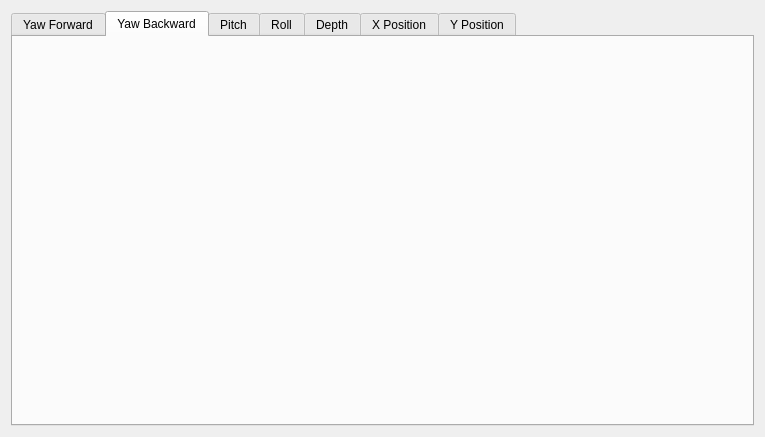
<?xml version="1.0" encoding="UTF-8"?>
<ui version="4.0">
 <class>Form</class>
 <widget class="QWidget" name="Form">
  <property name="geometry">
   <rect>
    <x>0</x>
    <y>0</y>
    <width>765</width>
    <height>437</height>
   </rect>
  </property>
  <property name="windowTitle">
   <string>Form</string>
  </property>
  <layout class="QVBoxLayout" name="verticalLayout_2">
   <item>
    <layout class="QHBoxLayout" name="horizontalLayout" stretch="0">
     <property name="sizeConstraint">
      <enum>QLayout::SetFixedSize</enum>
     </property>
     <item>
      <widget class="QTabWidget" name="tabWidget">
       <property name="currentIndex">
        <number>1</number>
       </property>
       <widget class="QWidget" name="pitchForward">
        <attribute name="title">
         <string>Yaw Forward</string>
        </attribute>
        <layout class="QGridLayout" name="gridLayout_14">
         <item row="0" column="0">
          <layout class="QVBoxLayout" name="verticalLayout_4"/>
         </item>
        </layout>
       </widget>
       <widget class="QWidget" name="tab_2">
        <attribute name="title">
         <string>Yaw Backward</string>
        </attribute>
        <layout class="QGridLayout" name="gridLayout_3">
         <item row="0" column="0">
          <layout class="QVBoxLayout" name="verticalLayout_5"/>
         </item>
        </layout>
       </widget>
       <widget class="QWidget" name="tab">
        <attribute name="title">
         <string>Pitch</string>
        </attribute>
        <layout class="QGridLayout" name="gridLayout_5">
         <item row="0" column="0">
          <layout class="QVBoxLayout" name="verticalLayout_6"/>
         </item>
        </layout>
       </widget>
       <widget class="QWidget" name="tab_3">
        <attribute name="title">
         <string>Roll</string>
        </attribute>
        <layout class="QGridLayout" name="gridLayout_7">
         <item row="0" column="0">
          <layout class="QVBoxLayout" name="verticalLayout_7"/>
         </item>
        </layout>
       </widget>
       <widget class="QWidget" name="tab_4">
        <attribute name="title">
         <string>Depth</string>
        </attribute>
        <layout class="QGridLayout" name="gridLayout_9">
         <item row="0" column="0">
          <layout class="QVBoxLayout" name="verticalLayout_8"/>
         </item>
        </layout>
       </widget>
       <widget class="QWidget" name="tab_5">
        <attribute name="title">
         <string>X Position</string>
        </attribute>
        <layout class="QGridLayout" name="gridLayout_11">
         <item row="0" column="0">
          <layout class="QVBoxLayout" name="verticalLayout_9"/>
         </item>
        </layout>
       </widget>
       <widget class="QWidget" name="tab_6">
        <attribute name="title">
         <string>Y Position</string>
        </attribute>
        <layout class="QGridLayout" name="gridLayout_13">
         <item row="0" column="0">
          <layout class="QVBoxLayout" name="verticalLayout_10"/>
         </item>
        </layout>
       </widget>
      </widget>
     </item>
    </layout>
   </item>
  </layout>
 </widget>
 <resources/>
 <connections/>
</ui>
